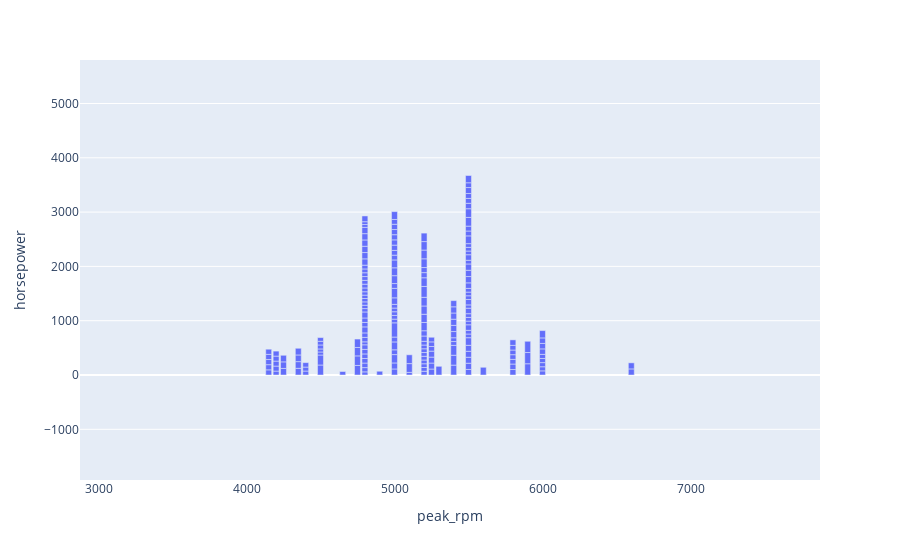

This figure's notebook cell:
### Markdown cell above
### Bar Plot

### Code cell
bar = px.bar(df, x='peak_rpm', y='horsepower')
bar.show()

### Figure 1 — Plotly figure (JSON) as saved in the notebook; plotly's stock layout.template omitted (floating-point values rounded to 4 significant figures; data arrays with more than 128 entries replaced by an {"elided": "..."} marker saying what was removed)
{"data": [{"alignmentgroup": "True", "hovertemplate": "peak_rpm=%{x}<br>horsepower=%{y}<extra></extra>", "legendgroup": "", "marker": {"color": "#636efa", "pattern": {"shape": ""}}, "name": "", "offsetgroup": "", "orientation": "v", "showlegend": false, "textposition": "auto", "type": "bar", "x": {"elided": "201 int values"}, "xaxis": "x", "y": {"elided": "201 int values"}, "yaxis": "y"}], "layout": {"autosize": true, "barmode": "relative", "dragmode": "zoom", "legend": {"tracegroupgap": 0}, "margin": {"t": 60}, "xaxis": {"anchor": "y", "autorange": false, "domain": [0, 1], "range": [2875, 7875], "showspikes": false, "title": {"text": "peak_rpm"}, "type": "linear"}, "yaxis": {"anchor": "x", "autorange": false, "domain": [0, 1], "range": [-1934.0, 5801.0], "showspikes": false, "title": {"text": "horsepower"}, "type": "linear"}}}
